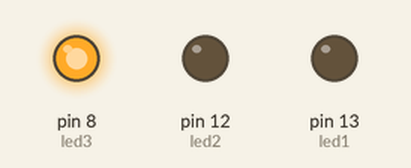
The sketch below on a simulated Arduino Uno, built with avr-gcc and run on an emulated ATmega328P. Parts: output pins drawn as LEDs (lit = HIGH).

Above: at 0.7 s.
At 2.05 s:
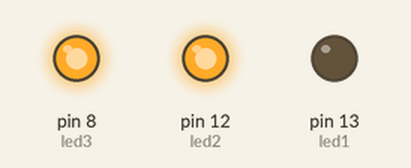
At 3.85 s:
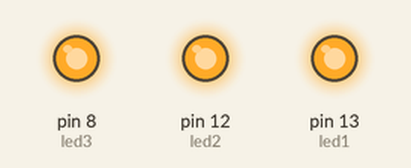
At 6.5 s:
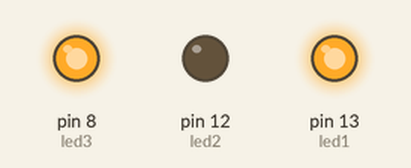
Timing chart, 0 to 8.6 s (numbered marks = the images above):
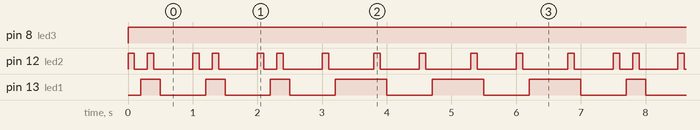

The sketch:

SOS.ino
```cpp
int led1 = 13;
int led2 = 12;
int led3 = 8;
void setup () {
  pinMode(led1, OUTPUT);
  pinMode(led2, OUTPUT);
  pinMode(led3, OUTPUT);
}

void loop () {
  digitalWrite(led3,HIGH);

  digitalWrite(led2,HIGH);
  delay(100);
  digitalWrite(led2,LOW);
  delay(100);       //LED2

  digitalWrite(led1,HIGH);
  delay(100);

   digitalWrite(led2,HIGH);
  delay(100);
  digitalWrite(led2,LOW);
  delay(100);       //LED2

  digitalWrite(led1,LOW);
  delay(500);
  digitalWrite(led2,HIGH);
  delay(100);
  digitalWrite(led2,LOW);
  delay(100);       //LED2

  digitalWrite(led1,HIGH);
  delay(100);
    digitalWrite(led2,HIGH);
  delay(100);
  digitalWrite(led2,LOW);
  delay(100);       //LED2


  digitalWrite(led1,LOW);
  delay(500);
    digitalWrite(led2,HIGH);
  delay(100);
  digitalWrite(led2,LOW);
  delay(100);       //LED2

  digitalWrite(led1,HIGH);
  delay(100);
    digitalWrite(led2,HIGH);
  delay(100);
  digitalWrite(led2,LOW);
  delay(100);       //LED2

  digitalWrite(led1,LOW);
  delay(500);  digitalWrite(led2,HIGH);
  delay(100);
  digitalWrite(led2,LOW);
  delay(100);       //LED2

  //"S"
  digitalWrite(led1,HIGH);
  delay(600);
  digitalWrite(led2,HIGH);
  delay(100);
  digitalWrite(led2,LOW);
  delay(100);       //LED2


  digitalWrite(led1,LOW);
  delay(500);
    digitalWrite(led2,HIGH);
  delay(100);
  digitalWrite(led2,LOW);
  delay(100);       //LED2

  digitalWrite(led1,HIGH);
  delay(600);
    digitalWrite(led2,HIGH);
  delay(100);
  digitalWrite(led2,LOW);
  delay(100);       //LED2

  digitalWrite(led1,LOW);
  delay(500);
  digitalWrite(led2,HIGH);
  delay(100);
  digitalWrite(led2,LOW);
  delay(100);       //LED2

  digitalWrite(led1,HIGH);
  delay(600);
    digitalWrite(led2,HIGH);
  delay(100);
  digitalWrite(led2,LOW);
  delay(100);       //LED2

  digitalWrite(led1,LOW);
  delay(500);
  //"O"

}
```

Measured:
- by itself, pin 8 (led3): LOW → HIGH at 0.00 s
- by itself, pin 12 (led2): moves between LOW and HIGH, repeating every 7.5 s
- by itself, pin 13 (led1): repeats every 7.5 s: 2 × (LOW 0.70 s, HIGH 0.30 s), 3 × (LOW 0.70 s, HIGH 0.80 s), LOW 0.70 s, HIGH 0.30 s
